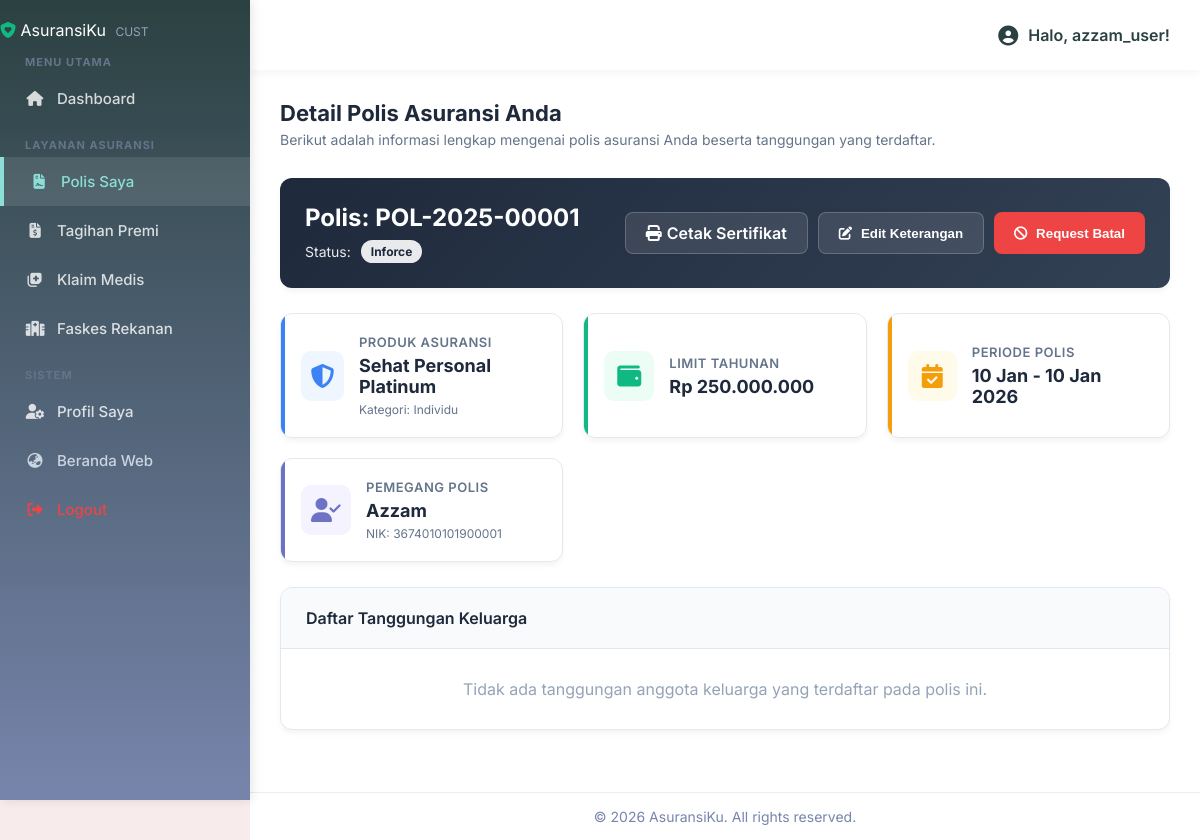
Page /customer/polis/index.php (signed in) on the committed database.
### tables this page shows
CREATE TABLE polis (
    no_polis VARCHAR(50) PRIMARY KEY,
    id_pemegang INT NOT NULL,
    id_produk INT NOT NULL,
    id_agen INT NULL, 
    tanggal_terbit DATE NOT NULL,
    tanggal_jatuh_tempo DATE NOT NULL,
    status_polis ENUM('Pending Approval', 'Inforce', 'Lapse', 'Pending Cancellation', 'Surrender', 'Claimed', 'Rejected') DEFAULT 'Pending Approval',
    total_premi_berjalan DECIMAL(15,2) DEFAULT 0.00,
    FOREIGN KEY (id_pemegang) REFERENCES pemegang_polis(id_pemegang) ON DELETE CASCADE,
    FOREIGN KEY (id_produk) REFERENCES produk_asuransi(id_produk) ON DELETE RESTRICT,
    FOREIGN KEY (id_agen) REFERENCES agen(id_agen) ON DELETE SET NULL
);

CREATE TABLE produk_asuransi (
    id_produk INT AUTO_INCREMENT PRIMARY KEY,
    kode_produk VARCHAR(20) UNIQUE NOT NULL,
    nama_produk VARCHAR(100) NOT NULL,
    jenis_kategori ENUM('Individu', 'Keluarga', 'Kumpulan/Perusahaan') NOT NULL,
    limit_tahunan DECIMAL(15,2) NOT NULL,
    premi_dasar DECIMAL(10,2) NOT NULL,
    created_at TIMESTAMP DEFAULT CURRENT_TIMESTAMP
);

CREATE TABLE pemegang_polis (
    id_pemegang INT AUTO_INCREMENT PRIMARY KEY,
    id_agen INT NULL,
    nik VARCHAR(16) UNIQUE NOT NULL,
    nama_lengkap VARCHAR(150) NOT NULL,
    tanggal_lahir DATE NOT NULL,
    jenis_kelamin ENUM('L', 'P') NOT NULL,
    pekerjaan VARCHAR(100),
    alamat TEXT NOT NULL,
    no_telepon VARCHAR(20),
    email VARCHAR(100) UNIQUE,
    created_at TIMESTAMP DEFAULT CURRENT_TIMESTAMP,
    FOREIGN KEY (id_agen) REFERENCES agen(id_agen) ON DELETE SET NULL
);

### customer/polis/index.php (the view, shortened to what this page needs)
<?php
    require_once __DIR__ . "/../../layouts/customer/header.php";
    $id_user = $_SESSION['id_user'];
?>
<div style="margin-bottom: 30px;">
    <h2 style="margin: 0 0 5px 0; color: #1e293b; font-size: 22px;">Detail Polis Asuransi Anda</h2>
    <p style="margin: 0; color: #64748b; font-size: 14px;">Berikut adalah informasi lengkap mengenai polis asuransi Anda beserta tanggungan yang terdaftar.</p>
</div>
<?php
    $stmt_polis = $conn->prepare("SELECT
                                    p.no_polis, p.tanggal_terbit, p.tanggal_jatuh_tempo, p.status_polis,
                                    pr.nama_produk, pr.limit_tahunan, pr.jenis_kategori,
                                    pp.nama_lengkap, pp.nik, pp.alamat, pp.no_telepon, pp.email
                                  FROM polis p
                                  JOIN produk_asuransi pr ON p.id_produk = pr.id_produk
                                  JOIN users u ON p.id_pemegang = u.id_pemegang
                                  JOIN pemegang_polis pp ON p.id_pemegang = pp.id_pemegang
                                  WHERE u.id_user = ?");
    $stmt_polis->execute([$id_user]);
    $result_polis = $stmt_polis->fetchAll();
    if(count($result_polis) > 0) {
        foreach($result_polis as $polis) {
?>
    <div style="margin-bottom: var(--space-8);">
    <div class="admin-card animate-fade-in-up delay-2" style="background: linear-gradient(135deg, #1e293b 0%, #334155 100%); color: white; border: none;">
      <div class="admin-card-body" style="padding: 25px; display: flex; justify-content: space-between; align-items: center; flex-wrap: wrap; gap: 20px;">
        <div>
            <h2 style="margin: 0 0 8px 0; font-size: 24px; color: white;">Polis: <?php echo htmlspecialchars($polis['no_polis']); ?></h2>
            <div style="display: flex; align-items: center; gap: 10px; font-size: 14px; opacity: 0.9;">
                Status: <span style="display: inline-block; background: white; color: #1e293b; padding: 4px 10px; border-radius: 12px; font-weight: 700; font-size: 12px;"><?php echo htmlspecialchars($polis['status_polis']); ?></span>
            </div>
        </div>
        <div style="display: flex; gap: 10px;">
            <a href="print.php?no_polis=<?php echo urlencode($polis['no_polis']); ?>" target="_blank" class="btn" style="background: rgba(255,255,255,0.1); color: white; border: 1px solid rgba(255,255,255,0.2); font-weight: 600; padding: 10px 20px; border-radius: 8px; cursor: pointer; text-decoration: none; display: inline-flex; align-items: center;"><i class="fa-solid fa-print" style="margin-right: 5px;"></i> Cetak Sertifikat</a>
            <button onclick="openEditModal()" class="btn" style="background: rgba(255,255,255,0.1); color: white; border: 1px solid rgba(255,255,255,0.2); font-weight: 600; padding: 10px 20px; border-radius: 8px; cursor: pointer;"><i class="fa-solid fa-pen-to-square" style="margin-right: 5px;"></i> Edit Keterangan</button>
            <?php
                $status_tidak_bisa_batal = ['Pending Cancellation', 'Surrender', 'Lapse', 'Claimed', 'Rejected'];
                if (!in_array($polis['status_polis'], $status_tidak_bisa_batal)):
            ?>
                <button onclick="openCancelModal('<?php echo htmlspecialchars($polis['no_polis']); ?>')" class="btn" style="background: #ef4444; color: white; font-weight: 600; padding: 10px 20px; border-radius: 8px; border: none; cursor: pointer;"><i class="fa-solid fa-ban" style="margin-right: 5px;"></i> Request Batal</button>
            <?php endif; ?>
        </div>
      </div>
    </div>
    <div class="admin-stats-grid animate-fade-in-up delay-3">
      <div class="admin-stat-card blue">
        <div class="admin-stat-icon blue"><i class="fa-solid fa-shield-halved"></i></div>
        <div class="admin-stat-content">
          <h4>Produk Asuransi</h4>
          <h2 style="font-size: 18px;"><?php echo htmlspecialchars($polis['nama_produk']); ?></h2>
          <div style="font-size: 12px; color: #64748b; margin-top: 5px;">Kategori: <?php echo htmlspecialchars($polis['jenis_kategori']); ?></div>
        </div>
      </div>
      <div class="admin-stat-card green">
        <div class="admin-stat-icon green"><i class="fa-solid fa-wallet"></i></div>
        <div class="admin-stat-content">
          <h4>Limit Tahunan</h4>
          <h2 style="font-size: 18px;">Rp <?php echo number_format($polis['limit_tahunan'], 0, ',', '.'); ?></h2>
        </div>
      </div>
      <div class="admin-stat-card orange">
        <div class="admin-stat-icon orange"><i class="fa-solid fa-calendar-check"></i></div>
        <div class="admin-stat-content">
          <h4>Periode Polis</h4>
          <h2 style="font-size: 18px;"><?php echo date('d M', strtotime($polis['tanggal_terbit'])); ?> - <?php echo date('d M Y', strtotime($polis['tanggal_jatuh_tempo'])); ?></h2>
        </div>
      </div>
      <div class="admin-stat-card purple">
        <div class="admin-stat-icon purple"><i class="fa-solid fa-user-check"></i></div>
        <div class="admin-stat-content">
          <h4>Pemegang Polis</h4>
          <h2 style="font-size: 18px;"><?php echo htmlspecialchars($polis['nama_lengkap']); ?></h2>
          <div style="font-size: 12px; color: #64748b; margin-top: 5px;">NIK: <?php echo htmlspecialchars($polis['nik']); ?></div>
        </div>
      </div>
    </div>
    <div class="admin-card animate-fade-in-up delay-4">
      <div class="admin-card-header">
        <h3>Daftar Tanggungan Keluarga</h3>
      </div>
      <div class="admin-card-body" style="overflow-x: auto;">
        <?php
            $stmt_tanggungan = $conn->prepare("SELECT
                                                t.id_tanggungan, t.nik, t.nama_lengkap, t.hubungan, t.tanggal_lahir, t.jenis_kelamin, t.status_tanggungan
                                              FROM tanggungan_polis t
                                              WHERE t.no_polis = ?");
            $stmt_tanggungan->execute([$polis['no_polis']]);
            $result_tanggungan = $stmt_tanggungan->fetchAll();
            if(count($result_tanggungan) > 0) {
        ?>
            <table class="admin-table">
                <thead>
                    <tr>
                        <th>Nama Anggota</th>
                        <th>Status Hubungan</th>
                        <th>Detail</th>
                        <th>Status Verifikasi</th>
                        <th style="text-align: right;">Aksi</th>
                    </tr>
                </thead>
                <tbody>
                    <?php foreach($result_tanggungan as $t_row):
                        $badge_class = 'badge-neutral';
                        if ($t_row['status_tanggungan'] === 'Active') $badge_class = 'badge-success';
                        elseif ($t_row['status_tanggungan'] === 'Pending') $badge_class = 'badge-warning';
                        elseif ($t_row['status_tanggungan'] === 'Pending Deletion') $badge_class = 'badge-danger';
                        elseif ($t_row['status_tanggungan'] === 'Rejected') $badge_class = 'badge-danger';
                    ?>
                    <tr>
                        <td style="font-weight: 600; color: #1e293b;">
                            <div style="display: flex; align-items: center;">
                                <div style="width: 35px; height: 35px; border-radius: 8px; background: #f1f5f9; color: #64748b; display: flex; align-items: center; justify-content: center; margin-right: 15px;">
                                    <i class="fa-solid fa-user"></i>
                                </div>
                                <?php echo htmlspecialchars($t_row['nama_lengkap']); ?>
                            </div>
                        </td>
                        <td>
                            <span style="display: inline-block; background: #f1f5f9; color: #475569; padding: 4px 10px; border-radius: 6px; font-size: 12px; font-weight: 600;">
                                <?php echo htmlspecialchars($t_row['hubungan']); ?>
                            </span>
                        </td>
                        <td>
                            <div style="color: #1e293b;"><?php echo ($t_row['jenis_kelamin'] == 'L') ? 'Laki-laki' : 'Perempuan'; ?></div>
                            <div style="font-size: 12px; color: #64748b;">Lahir: <?php echo date('d M Y', strtotime($t_row['tanggal_lahir'])); ?></div>
                        </td>
                        <td>
                            <span class="badge <?php echo $badge_class; ?>" style="font-size: 11px;">
                                <?php echo htmlspecialchars($t_row['status_tanggungan']); ?>
                            </span>
                        </td>
                        <td style="text-align: right;">
                            <?php if($t_row['status_tanggungan'] !== 'Pending Deletion' && $t_row['status_tanggungan'] !== 'Rejected'): ?>
                                <button onclick="openUpdateTanggunganModal('<?php echo $t_row['id_tanggungan']; ?>', '<?php echo $t_row['nik']; ?>', '<?php echo htmlspecialchars($t_row['nama_lengkap'], ENT_QUOTES); ?>', '<?php echo $t_row['hubungan']; ?>', '<?php echo $t_row['tanggal_lahir']; ?>', '<?php echo $t_row['jenis_kelamin']; ?>')" class="btn btn-ghost btn-sm" style="color: #3b82f6; font-size: 12px; padding: 5px 10px; border: none; cursor: pointer; background: transparent;"><i class="fa-solid fa-pen"></i> Edit</button>
                                <button onclick="openDeleteTanggunganModal('<?php echo $t_row['id_tanggungan']; ?>', '<?php echo htmlspecialchars($t_row['nama_lengkap'], ENT_QUOTES); ?>')" class="btn btn-ghost btn-sm" style="color: #ef4444; font-size: 12px; padding: 5px 10px; border: none; cursor: pointer; background: transparent;"><i class="fa-solid fa-trash"></i> Hapus</button>
                            <?php endif; ?>
                        </td>
                    </tr>
                    <?php endforeach; ?>
                </tbody>
            </table>
        <?php
            } else {
        ?>
            <div style="padding: 30px; text-align: center; color: #94a3b8;">
                Tidak ada tanggungan anggota keluarga yang terdaftar pada polis ini.
            </div>
        <?php
            }
        ?>
      </div>
    </div>
    </div>
<?php
        }
    }
?>
<?php
    include "../../layouts/customer/footer.php";
?>

### layouts/css/style.css (style rules this page uses)
:root { --color-dark: #2B4141; --color-light: #F7EBEC; --color-aqua: #8CDFD6; --color-blue: #7785AC; --color-slate: #6D72C3; --font-main: 'Inter', sans-serif; }
* { box-sizing: border-box; margin: 0; padding: 0; }
body { font-family: var(--font-main); background-color: var(--color-light); color: var(--color-dark); min-height: 100vh; display: flex; flex-direction: column; overflow-x: hidden; }
.animate-fade-in-up { animation: fadeInUp 0.5s ease forwards; opacity: 0; }
.delay-2 { animation-delay: 0.2s; }
.delay-3 { animation-delay: 0.3s; }
.delay-4 { animation-delay: 0.4s; }
:root { --color-surface: #ffffff; --color-border-light: #e2e8f0; --shadow-sm: 0 1px 2px 0 rgba(0, 0, 0, 0.05); --shadow-lg: 0 10px 15px -3px rgba(0, 0, 0, 0.1), 0 4px 6px -2px rgba(0, 0, 0, 0.05); --radius-full: 9999px; --radius-xl: 0.75rem; --radius-2xl: 1rem; --space-1: 0.25rem; --space-2: 0.5rem; --space-4: 1rem; --space-6: 1.5rem; --space-8: 2rem; --text-xs: 0.75rem; --text-sm: 0.875rem; --text-base: 1rem; --text-lg: 1.125rem; --text-2xl: 1.5rem; --text-3xl: 1.875rem; --font-semibold: 600; --font-bold: 700; --color-primary-50: #eff6ff; --color-primary-200: #bfdbfe; --color-primary-gradient: linear-gradient(135deg, var(--color-blue, #2563eb) 0%, var(--color-aqua, #06b6d4) 100%); --color-info-bg: #e0f2fe; --color-success: #10b981; --color-success-bg: #d1fae5; --color-warning: #f59e0b; --color-danger: #ef4444; --color-text: #1e293b; --color-text-secondary: #475569; --color-text-muted: #94a3b8; --color-white: #ffffff; --transition-base: all 0.3s ease; --transition-fast: all 0.15s ease; }
.admin-stats-grid { display: grid; grid-template-columns: repeat(auto-fit, minmax(240px, 1fr)); gap: 20px; margin-bottom: 25px; }
.admin-stat-card { background: #ffffff; border-radius: 12px; padding: 20px; display: flex; align-items: center; border: 1px solid var(--color-border-light); box-shadow: 0 4px 6px -1px rgba(0,0,0,0.05); position: relative; overflow: hidden; }
.admin-stat-card::before { content: ''; position: absolute; left: 0; top: 0; bottom: 0; width: 4px; }
.admin-stat-card.blue::before { background: #3b82f6; }
.admin-stat-card.green::before { background: #10b981; }
.admin-stat-card.orange::before { background: #f59e0b; }
.admin-stat-card.purple::before { background: var(--color-slate); }
.admin-stat-icon { width: 50px; height: 50px; border-radius: 10px; display: flex; align-items: center; justify-content: center; font-size: 24px; margin-right: 15px; }
.admin-stat-icon.blue { background: #eff6ff; color: #3b82f6; }
.admin-stat-icon.green { background: #ecfdf5; color: #10b981; }
.admin-stat-icon.orange { background: #fffbeb; color: #f59e0b; }
.admin-stat-icon.purple { background: #f5f3ff; color: var(--color-slate); }
.admin-stat-content h4 { font-size: 13px; color: #64748b; margin: 0 0 5px 0; font-weight: 600; text-transform: uppercase; letter-spacing: 0.5px; }
.admin-stat-content h2 { font-size: 24px; color: #1e293b; margin: 0; font-weight: 700; }
.admin-card { background: #ffffff; border-radius: 12px; border: 1px solid var(--color-border-light); box-shadow: 0 4px 6px -1px rgba(0,0,0,0.05); margin-bottom: 25px; display: flex; flex-direction: column; }
.admin-card-header { padding: 20px 25px; border-bottom: 1px solid var(--color-border-light); display: flex; justify-content: space-between; align-items: center; background: #f8fafc; border-top-left-radius: 12px; border-top-right-radius: 12px; }
.admin-card-header h3 { margin: 0; font-size: 16px; font-weight: 600; color: #1e293b; }
.admin-card-body { padding: 0; flex: 1; }

### rows in the picture
polis: no_polis "POL-2025-00001", status_polis "Inforce", id_produk.nama_produk "Sehat Personal Platinum", id_produk.jenis_kategori "Individu", id_produk.limit_tahunan "250.000.000", tanggal_terbit "10 Jan", tanggal_jatuh_tempo "10 Jan 2026", id_pemegang.nama_lengkap "Azzam", id_pemegang.nik "3674010101900001"

### other values in the picture
$_SESSION['username'] "azzam_user"
